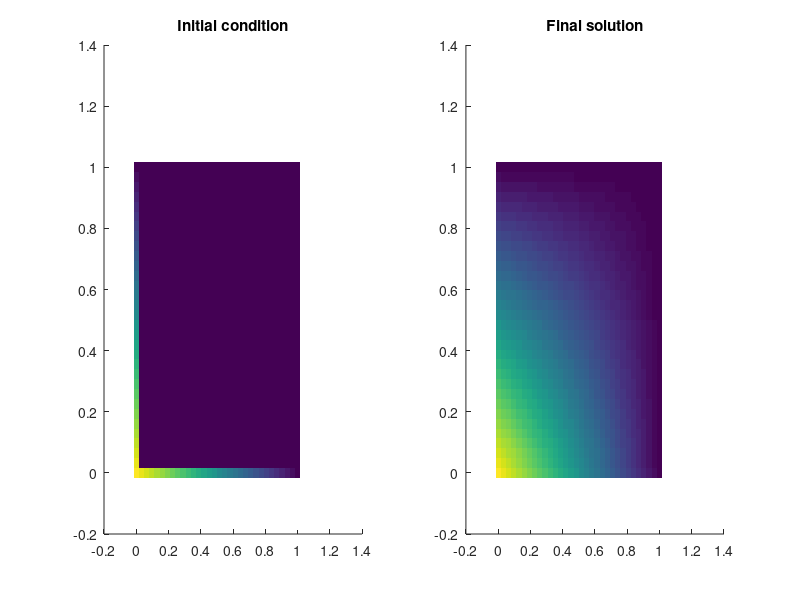

MATLAB code to generate this figure:
% Gauss-Seidel iterative solver for Laplace equation
% 07/07/2023 A. Roccon
% Remark: code written assuming dx=dy, bear this in mind if changing lx or
% ly or the grid resolution.
clear all

%input parameters
nx=32;
ny=nx;
lx=1.0;
ly=1.0;
max_err=1.e-4;
max_iter=10000;
err=2.0d0;
dx=lx/(nx-1);
dy=ly/(ny-1);
x=zeros(nx,1);
y=zeros(ny,1);



for i=1:nx-1
    x(i+1)=x(i)+dx;
end
for j=1:ny-1
    y(j+1)=y(j)+dy;
end
    

% start
A=zeros(nx,ny);
A0=zeros(nx,ny);
An=zeros(nx,ny);

%Boundary conditions (temperature gradient on left and bottom sides).
for i=1:nx
  A(i,1)=double(i-1)/double(nx-1);
end
for j=1:ny
  A(nx,j)=double(ny-j)/double(ny-1);
end

% Store initial condition (just to check)
A0=A;
% Updtae An with Boundary conditons, otherwise new values are not updated.
An=A0;

iter=1;
while ((err >= max_err) && ( iter <= max_iter))
  for i=2:nx-1
    for j=2:ny-1
       An(i,j)=0.25*(A(i+1,j)+An(i-1,j)+A(i,j+1)+An(i,j-1));
    end
  end
  % Compute error
  err=0.0d0;
  for i=2:nx-1
     for j=2:ny-1
       err = max(abs(An(i,j) - A(i,j)),err);
       A(i,j) = An(i,j);
     end
  end
  iter = iter+1;
end

figure(1)
subplot(1,2,1)
hold on
imagesc(x,flipud(y),A0);
title('Initial condition')
hold off


subplot(1,2,2)
hold on
title('Final solution')
imagesc(x,flipud(y),A);
hold off

